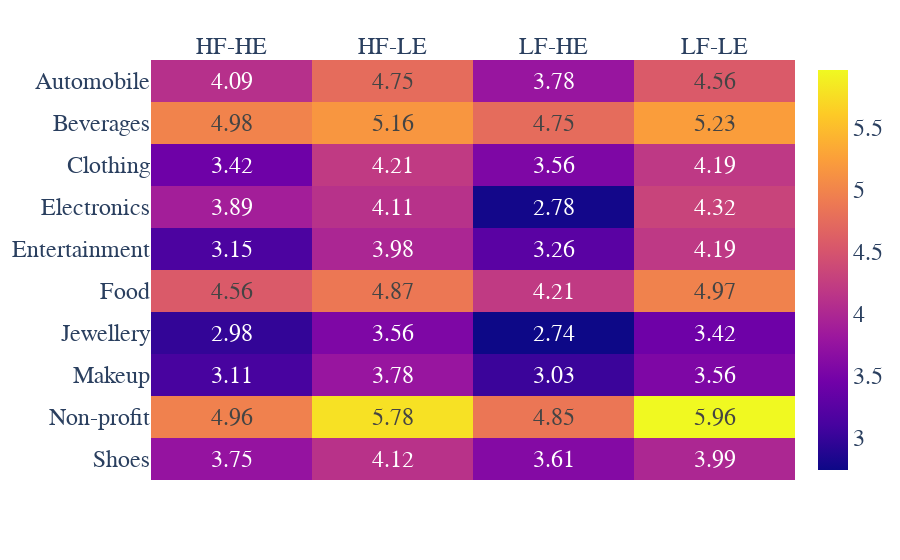

The notebook cell saved with this chart:
### Code cell
import plotly.express as px

# Define the x-axis and y-axis labels
x = ['HF-HE', 'HF-LE', 'LF-HE', 'LF-LE']
y = ['Automobile', 'Beverages', 'Clothing', 'Electronics', 'Entertainment', 'Food', 'Jewellery', 'Makeup', 'Non-profit', 'Shoes']

# Define the data for the heatmap
z = [
    [4.09, 4.75, 3.78, 4.56],  # Automobile
    [4.98, 5.16, 4.75, 5.23],  # Beverages
    [3.42, 4.21, 3.56, 4.19],  # Clothing
    [3.89, 4.11, 2.78, 4.32],  # Electronics
    [3.15, 3.98, 3.26, 4.19],  # Entertainment
    [4.56, 4.87, 4.21, 4.97],  # Food
    [2.98, 3.56, 2.74, 3.42],  # Jewellery
    [3.11, 3.78, 3.03, 3.56],  # Makeup
    [4.96, 5.78, 4.85, 5.96],  # Non-profit
    [3.75, 4.12, 3.61, 3.99],  # Shoes
]

fig = px.imshow(z, x=x, y=y, aspect="auto", text_auto=True)
fig.update_xaxes(side="top")

# Update the font size for annotations
fig.update_traces(textfont_size=24)

# Update the font size for axes
fig.update_layout(
    font=dict(size=24,  family="Arial Black")  # Adjust the size value as needed
    # font=dict(size=26,  family="Calibri Bold")  # Adjust the size value as needed
)

fig.show()

### Figure 1 — Plotly figure (JSON) as saved in the notebook; plotly's stock layout.template omitted (floating-point values rounded to 4 significant figures)
{"data": [{"coloraxis": "coloraxis", "hovertemplate": "x: %{x}<br>y: %{y}<br>color: %{z}<extra></extra>", "name": "0", "textfont": {"size": 24}, "texttemplate": "%{z}", "type": "heatmap", "x": ["HF-HE", "HF-LE", "LF-HE", "LF-LE"], "xaxis": "x", "y": ["Automobile", "Beverages", "Clothing", "Electronics", "Entertainment", "Food", "Jewellery", "Makeup", "Non-profit", "Shoes"], "yaxis": "y", "z": [[4.09, 4.75, 3.78, 4.56], [4.98, 5.16, 4.75, 5.23], [3.42, 4.21, 3.56, 4.19], [3.89, 4.11, 2.78, 4.32], [3.15, 3.98, 3.26, 4.19], [4.56, 4.87, 4.21, 4.97], [2.98, 3.56, 2.74, 3.42], [3.11, 3.78, 3.03, 3.56], [4.96, 5.78, 4.85, 5.96], [3.75, 4.12, 3.61, 3.99]]}], "layout": {"coloraxis": {"colorscale": [[0, "#0d0887"], [0.1111, "#46039f"], [0.2222, "#7201a8"], [0.3333, "#9c179e"], [0.4444, "#bd3786"], [0.5556, "#d8576b"], [0.6667, "#ed7953"], [0.7778, "#fb9f3a"], [0.8889, "#fdca26"], [1, "#f0f921"]]}, "font": {"family": "Arial Black", "size": 24}, "margin": {"t": 60}, "xaxis": {"anchor": "y", "domain": [0, 1], "side": "top"}, "yaxis": {"anchor": "x", "autorange": "reversed", "domain": [0, 1]}}}
